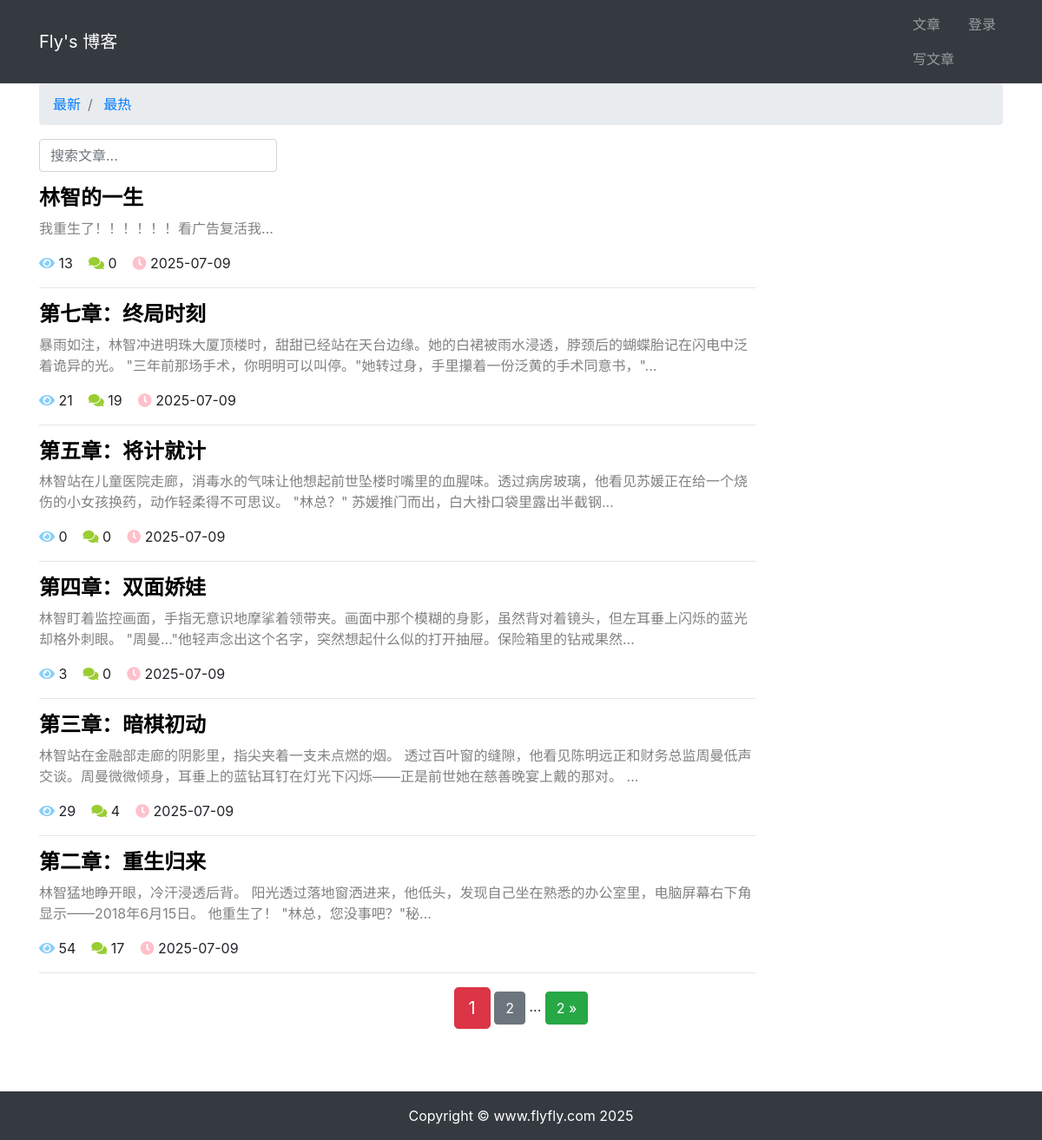
Before: /article/article-list/ with the older database file.
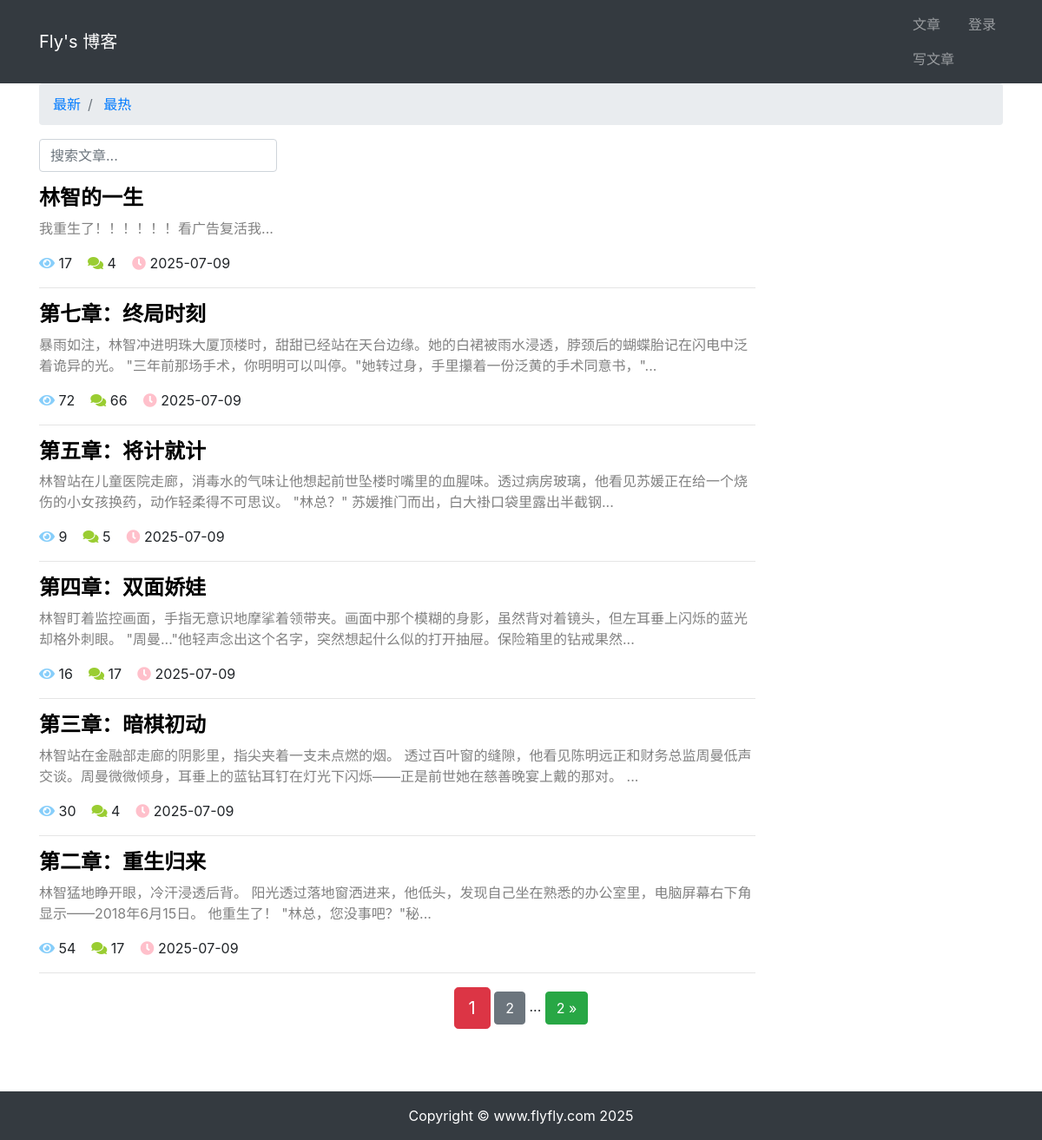
After: the same page with the newer database file.
### article/models.py (models this page shows, shortened)
class ArticlePost(models.Model):
    author=models.ForeignKey(User,on_delete=models.CASCADE)
    title=models.CharField(max_length=100)
    body=models.TextField()
    created=models.DateTimeField(default=timezone.now)
    updated=models.DateTimeField(auto_now=True)
    total_views = models.PositiveIntegerField(default=0)
    tags = TaggableManager(blank=True)
    avatar = models.ImageField(upload_to='article/%Y%m%d/', blank=True)
    column = models.ForeignKey(
        ArticleColumn,
        null=True,
        blank=True,
        on_delete=models.CASCADE,
        related_name='article')
    class Meta:
        ordering=('-created',)

### article/views.py (the view)
# urls.py: path('article-list/', views.article_list, name='article_list'),
def article_list(request):
    search = request.GET.get('search')
    order = request.GET.get('order')
    column = request.GET.get('column')
    tag = request.GET.get('tag')
    article_list = ArticlePost.objects.all()
    if search:
        article_list = article_list.filter(
            Q(title__icontains=search) |
            Q(body__icontains=search)
        )
    else:
        search = ''
    if column is not None and column.isdigit():
        article_list = article_list.filter(column=column)
    if tag and tag != 'None':
        article_list = article_list.filter(tags__name__in=[tag])
    if order == 'total_views':
        article_list = article_list.order_by('-total_views')
    paginator = Paginator(article_list, 6)
    page = request.GET.get('page')
    articles = paginator.get_page(page)
    context = { 'articles': articles, 'order': order, 'search': search ,'tag':tag}
    return render(request, 'article/list.html', context)

### templates/article/list.html (shortened to what this page needs)
{% extends "base.html" %}
{% load static %}
{% block content %}
<div class="container">
    <nav aria-label="breadcrumb">
        <ol class="breadcrumb">
            <li class="breadcrumb-item">
                <a href="{% url 'article:article_list' %}?search={{ search }}">
                    最新
                </a>
            </li>
            <li class="breadcrumb-item">
                <a href="{% url 'article:article_list' %}?order=total_views&search={{ search }}">                    最热
                </a>
            </li>
        </ol>
    </nav>
    <div class="row">
        <div class="col-auto mr-auto">
            <form class="form-inline" >
                <input type="text"
                    class="form-control mb-2 mr-sm-2"
                    name="search"
                    placeholder="搜索文章..."
                    required
                >
            </form>
        </div>
    </div>
    <div class="row mt-2">
            {% for article in articles %}
                <div class="col-9">
                    <h4>
                        <b>
                            <a href="{% url 'article:article_detail' article.id %}"
                               style="color: black;"
                            >
                                {{ article.title }}
                            </a>
                        </b>
                    </h4>
                    <div>
                        <p style="color: gray;">
                            {{ article.body|slice:'100' }}...
                        </p>
                    </div>
                    <p>
                        <p>
                        <span>
                            <i class="fas fa-eye" style="color: lightskyblue;"></i>
                            {{ article.total_views }}&nbsp;&nbsp;&nbsp;
                        </span>
                        <span>
                            <i class="fas fa-comments" style="color: yellowgreen;"></i>
                            {{ article.comments.count }}&nbsp;&nbsp;&nbsp;
                        </span>
                        <span>
                            <i class="fas fa-clock" style="color: pink;"></i>
                            {{ article.created|date:'Y-m-d' }}
                        </span>
                    </p>
                    <hr style ="width:100%;"/>
                </div>
            {% endfor %}
        </div>
</div>
<div class="pagination row">
    <div class="m-auto">
        <span class="step-links">
            <span class="current btn btn-danger btn-lg">
                {{ articles.number }}
            </span>
            {% if articles.has_next %}
            <a href="?page={{ articles.next_page_number }}"   class="btn btn-secondary"
                >
                    {{ articles.next_page_number }}
                </a>
                <span>...</span>
                <a href="?page={{ articles.paginator.num_pages }}"   class="btn btn-success"
                >
                    {{ articles.paginator.num_pages }} &raquo;
                </a>
            {% endif %}
        </span>
    </div>
</div>
{% endblock content %}

### templates/base.html (shortened to what this page needs)
{% load static %}
<!DOCTYPE html>
<html lang="zh-cn">
<head>
    <link rel="stylesheet" href="{% static 'bootstrap/css/bootstrap.min.css' %}">
    <link rel="stylesheet" href="{% static 'md_css/monokai.css' %}">
</head>
<body>
    {% include 'header.html' %}
    {% block content %}{% endblock content %}
    {% include 'footer.html' %}
</body>
<link
      rel="stylesheet"
      href="https://cdn.jsdelivr.net/npm/@fortawesome/fontawesome-free@5.14.0/css/all.min.css"
>
</html>

### templates/header.html (shortened to what this page needs)
<nav class="navbar navbar-expand-lg navbar-dark bg-dark">
  <div class="container">
    <a class="navbar-brand" href="{% url 'article:article_list' %}">Fly's 博客</a>
    <div>
      <ul class="navbar-nav">
        <li class="nav-item">
          <a class="nav-link" href="{% url 'article:article_list' %}">文章</a>
          <a class="nav-link" href="{% url 'article:article_create' %}">写文章</a>
        </li>
        {% if user.is_authenticated %}
        <li class="nav-item dropdown">
            <a class="nav-link dropdown-toggle" href="#" id="navbarDropdown" role="button" data-toggle="dropdown" aria-haspopup="true" aria-expanded="false">
              {{ user.username }}
            </a>
            <div class="dropdown-menu" aria-labelledby="navbarDropdown">
              <a class="dropdown-item" href="#" onclick="user_delete()">删除用户</a>
              <a class="dropdown-item" href="{% url "userprofile:logout" %}">退出登录</a>
              <a class="dropdown-item" href='{% url "userprofile:edit" user.id %}'>个人信息</a>
            </div>
        </li>
    {% else %}
        <li class="nav-item">
            <a class="nav-link" href="{% url 'userprofile:login' %}">登录</a>
        </li>
    {% endif %}
      </ul>
    </div>
  </div>
</nav>

### templates/footer.html
{% load static%}
<div>
    <br><br><br>
</div>
<footer class="py-3 bg-dark ">
    <div class="container">
        <p class="m-0 text-center text-white">Copyright &copy; www.flyfly.com 2025</p>
    </div>
</footer>

Changed rows visible on the page:
changed ArticlePost "林智的一生": total_views "13" → "17"; comments.count "0" → "4"
changed ArticlePost "第七章：终局时刻": total_views "21" → "72"; comments.count "19" → "66"
changed ArticlePost "第五章：将计就计": total_views "0" → "9"; comments.count "0" → "5"
changed ArticlePost "第四章：双面娇娃": total_views "3" → "16"; comments.count "0" → "17"
changed ArticlePost "第三章：暗棋初动": total_views "29" → "30"
